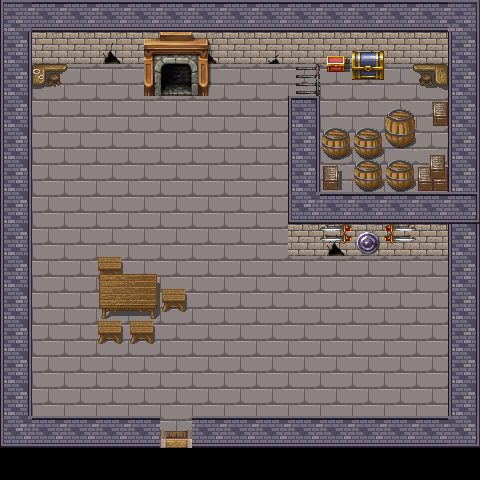

This game map was drawn from its Tiled (.tmx) file and the tilesets committed beside it. A one-line description and the trimmed map source follow:
An orthogonal 15x15 tile map with 32x32 px tiles, 5 tile layers (Floor, Wall, House Decals, Character, ...), 15 tilesets and 3 objects.

<map version="1.0" orientation="orthogonal" renderorder="right-down" width="15" height="15" tilewidth="32" tileheight="32" nextobjectid="4">
 <tileset firstgid="1" name="build_atlas" tilewidth="32" tileheight="32">
  <image source="../Tilesets/build_atlas.png" width="1024" height="1024" />
 </tileset>
 <tileset firstgid="1025" name="base_out_atlas" tilewidth="32" tileheight="32">
  <image source="../Tilesets/base_out_atlas.png" width="1024" height="1024" />
 </tileset>
 <tileset firstgid="2049" name="magecity_0" tilewidth="32" tileheight="32">
  <image source="../Tilesets/magecity_0.png" width="256" height="1450" />
 </tileset>
 <tileset firstgid="2409" name="BedComp" tilewidth="32" tileheight="32">
  <image source="../Tilesets/BedComp.png" width="512" height="512" />
 </tileset>
 <tileset firstgid="2665" name="ChestComp" tilewidth="32" tileheight="32">
  <image source="../Tilesets/ChestComp.png" width="384" height="512" />
 </tileset>
 <tileset firstgid="2857" name="InteriorItemsComp" tilewidth="32" tileheight="32">
  <image source="../Tilesets/InteriorItemsComp.png" width="512" height="512" />
 </tileset>
 <tileset firstgid="3113" name="magecity_0" tilewidth="32" tileheight="32">
  <image source="../Tilesets/magecity_0.png" width="256" height="1450" />
 </tileset>
 <tileset firstgid="3473" name="obj_misk_atlas" tilewidth="32" tileheight="32">
  <image source="../Tilesets/obj_misk_atlas.png" width="1024" height="1024" />
 </tileset>
 <tileset firstgid="4497" name="ShelfComp" tilewidth="32" tileheight="32">
  <image source="../Tilesets/ShelfComp.png" width="512" height="512" />
 </tileset>
 <tileset firstgid="4753" name="base_out_atlas" tilewidth="32" tileheight="32">
  <image source="../Tilesets/base_out_atlas.png" width="1024" height="1024" />
 </tileset>
 <tileset firstgid="5777" name="BedComp" tilewidth="32" tileheight="32">
  <image source="../Tilesets/BedComp.png" width="512" height="512" />
 </tileset>
 <tileset firstgid="6033" name="BridgeComp" tilewidth="32" tileheight="32">
  <image source="../Tilesets/BridgeComp.png" width="512" height="512" />
 </tileset>
 <tileset firstgid="6289" name="build_atlas" tilewidth="32" tileheight="32">
  <image source="../Tilesets/build_atlas.png" width="1024" height="1024" />
 </tileset>
 <tileset firstgid="7313" name="house_inside" tilewidth="32" tileheight="32">
  <image source="../Tilesets/house_inside.png" width="512" height="448" />
 </tileset>
 <tileset firstgid="7537" name="InteriorComp2" tilewidth="32" tileheight="32">
  <image source="../Tilesets/InteriorComp2.png" width="512" height="512" />
 </tileset>
 <layer name="Floor" width="15" height="15">
  <data>[225 cells, 195 non-empty, 4 distinct tile ids]</data>
 </layer>
 <layer name="Wall" width="15" height="15">
  <data>[225 cells, 81 non-empty, 14 distinct tile ids]</data>
 </layer>
 <layer name="House Decals" width="15" height="15">
  <data>[225 cells, 7 non-empty, 3 distinct tile ids]</data>
 </layer>
 <layer name="Character" width="15" height="15">
  <data>[225 cells, 0 non-empty, 0 distinct tile ids]</data>
 </layer>
 <layer name="House Decals (non)" width="15" height="15">
  <data>[225 cells, 32 non-empty, 28 distinct tile ids]</data>
 </layer>
 <objectgroup name="Collisions">
  <object id="1" x="62" y="83">
   <polyline points="0,0 -33,3 -34,333 99,334 98,374 129,374 132,335 389,335 387,172 226,174 226,-22 147,-22 146,8 84,7 84,-24 2,-20 3,-2" />
  </object>
  <object id="2" x="100" y="276">
   <polyline points="0,0 56,-1 55,32 0,30" />
  </object>
  <object id="3" x="100" y="278">
   <polyline points="0,0 0,27" />
  </object>
 </objectgroup>
</map>
